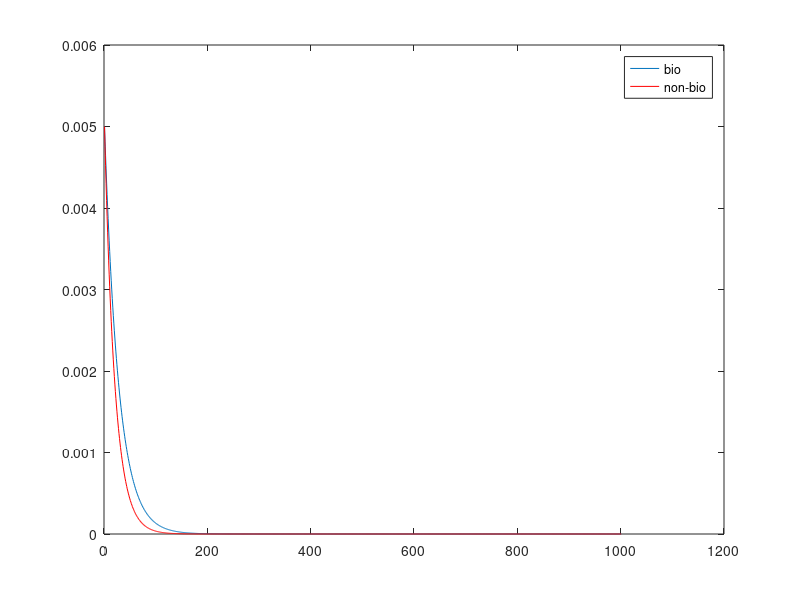
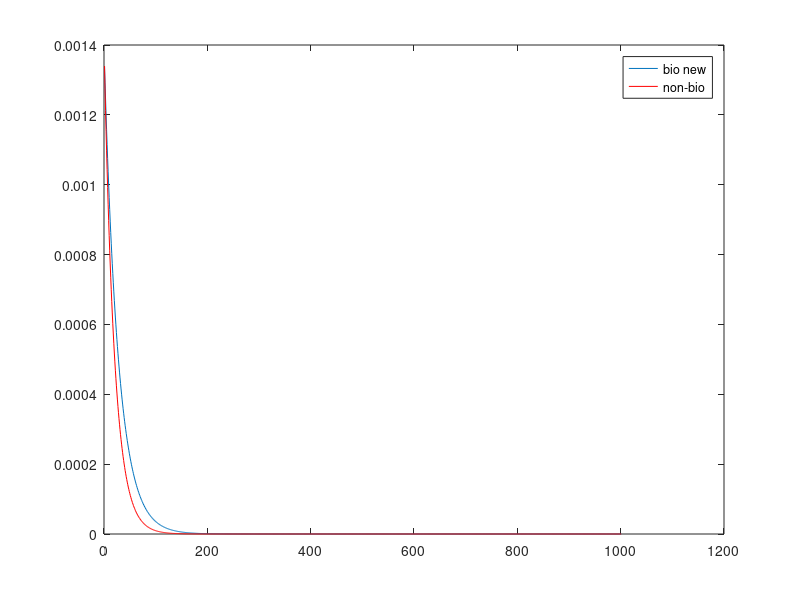

The MATLAB script that drew these images, in order:
format longEng
clear all;
close all

w = 0.1;
C0 = 0.1;
k=0.05;
DC1 = 0.10;
DC2 = 0.0;
por = 0.85;

zbio = 100;
zinf = 100;

a1=(w-sqrt(w^2+4*DC1*k))/(2*DC1);
b1=(w+sqrt(w^2+4*DC1*k))/(2*DC1);
A1=-(C0*b1*exp(b1*zbio))/(a1*exp(a1*zbio)-b1*exp(b1*zbio));% for C(inf) = 0: C0;

a2= -k/w;

Int_bio = k*( (A1*(exp(a1*zinf)/a1 - exp(b1*zinf)/b1)) + C0/b1 * exp(b1*zinf) - (A1*(1/a1 - 1/b1)+ C0/b1)) % for C(inf) = 0:  k* (A1/a1*exp(a1*zinf)-A1/a1)%

Int_nonbio = k*((C0/a2*exp(a2*zinf)) - C0/a2)

for i=1:1:1001
    z = (i-1)/10;
    C(i) = k*(A1*exp(a1*z));
    C2(i) = k*(C0*exp(a2*z));
end

figure
plot(C)
hold on
plot(C2, 'r')
legend('bio', 'non-bio')
hold off

for i=1:100000
    DC1v(i)=1/i;
    a2v(i)=a2;
a1v(i)=(w-sqrt(w^2+4*DC1v(i)*k))/(2*DC1v(i));
end

Fnonbio =C0*(1-por)*w;
% for C(inf) = 0: C0bio= Fnonbio/((1-por)*(w-DC1*a1));
%C0bio = (Fnonbio + (1-por)*DC1*A1/a1 - (1-por)*DC1*A1/b1)*1/((1-por)*w-(1-por)*DC1/b1);
N1=b1*exp(b1*zbio)/(a1*exp(a1*zbio)-b1*exp(b1*zbio));
N2=DC1/(w-DC1/b1);
N3=(1/a1-1/b1);
C0bio = Fnonbio/((1-por)*(w-DC1/b1)) * 1/(1+N1*N2*N3);
%C0bio = Fnonbio/((1-por)*(w-DC1/b1)) * 1/(1+((b1*exp(b1*zbio)/(a1*exp(a1*zbio)-b1*exp(b1*zbio))*DC1/(w-DC1/b1)*(1/a1-1/b1))));

%c1=a1;
%a1=b1;
%b1=c1;

A1=-(C0bio*b1*exp(b1*zbio))/(a1*exp(a1*zbio)-b1*exp(b1*zbio)); % for C(inf) = 0: C0bio;
Int_bio_new = k*( (A1*(exp(a1*zinf)/a1 - exp(b1*zinf)/b1)) + C0bio/b1 * exp(b1*zinf) - (A1*(1/a1 - 1/b1)+ C0bio/b1)) % for C(inf) = 0:   k* (A1/a1*exp(a1*zinf)-A1/a1)

for i=1:1:1001
    z = (i-1)/10;
    C(i) = k*(A1*exp(a1*z));
    %C(i) = k*(A1*(exp(a1*z)-exp(b1*z))+C0bio*exp(b1*z))
    C2(i) = k*(C0bio*exp(a2*z));
end
figure
plot(C)
hold on
plot(C2, 'r')
legend('bio new', 'non-bio')
hold off
